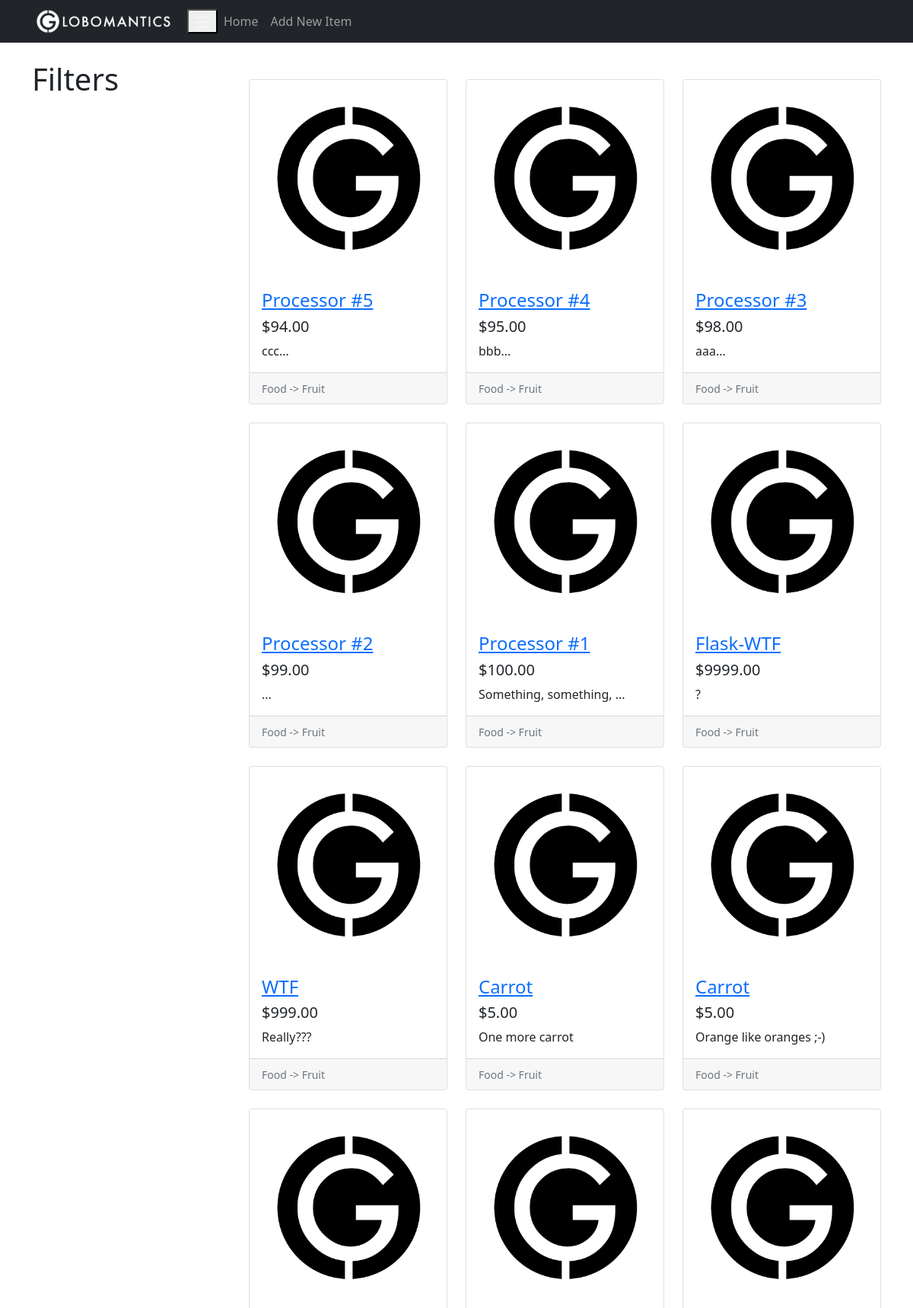
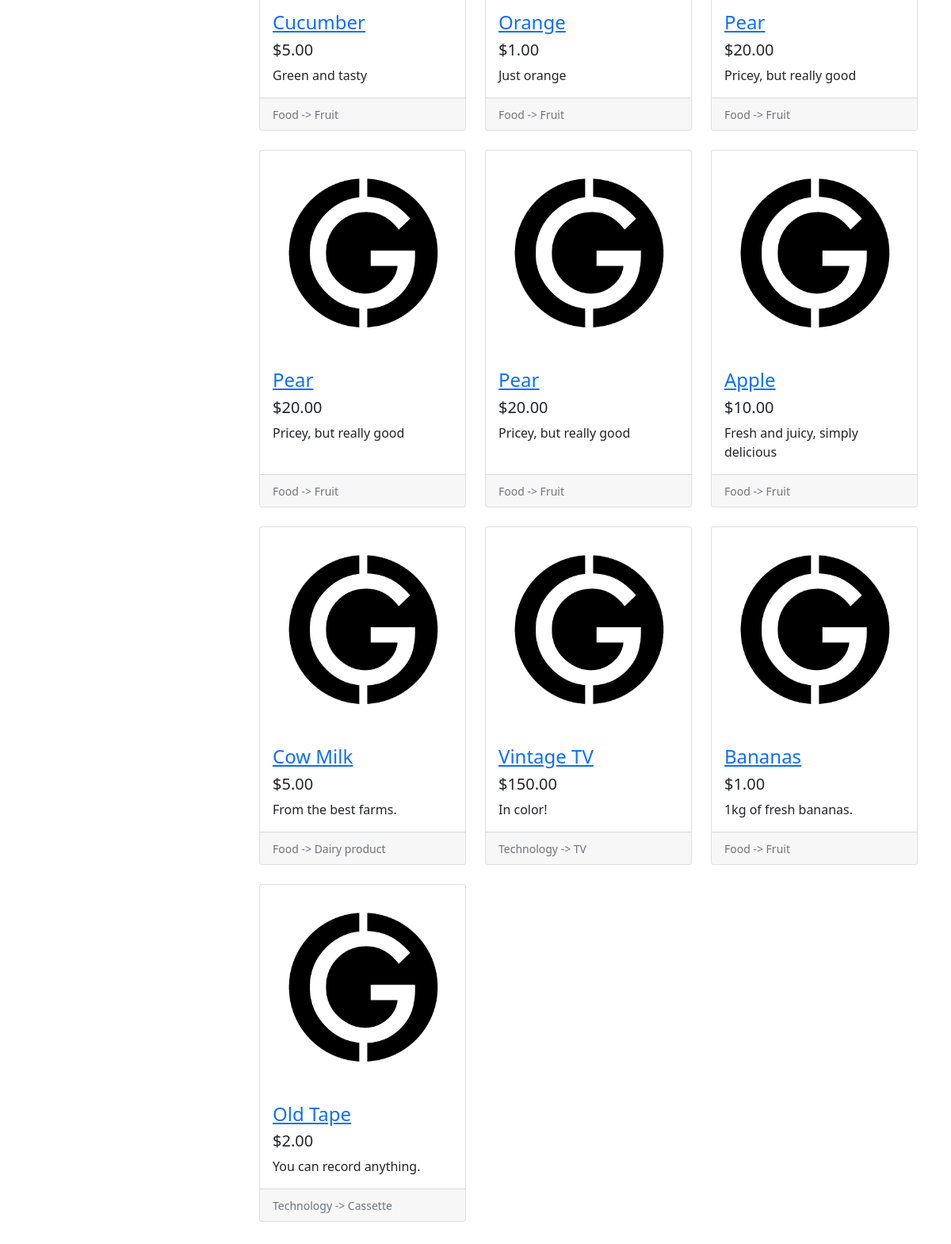
The page / on the database its author committed (2 pictures, top to bottom).
### tables this page shows
CREATE TABLE items(
                    id              INTEGER PRIMARY KEY AUTOINCREMENT,
                    title           TEXT,
                    description     TEXT,
                    price           REAL,
                    image           TEXT,
                    category_id     INTEGER,
                    subcategory_id  INTEGER,
                    FOREIGN KEY(category_id) REFERENCES categories(id),
                    FOREIGN KEY(subcategory_id) REFERENCES subcategories(id)
);

CREATE TABLE categories(
                    id              INTEGER PRIMARY KEY AUTOINCREMENT,
                    name            TEXT
);

CREATE TABLE subcategories(
                    id              INTEGER PRIMARY KEY AUTOINCREMENT,
                    name            TEXT,
                    category_id     INTEGER,
                    FOREIGN KEY(category_id) REFERENCES categories(id)
);

### app.py (the view)
@app.route("/")
def home():
    conn = get_db()
    c = conn.cursor()
    items_from_db = c.execute("""SELECT
        i.id, i.title, i.price, i.description, i.image, c.name, s.name
        FROM
        items AS i
        INNER JOIN categories AS c on i.category_id = c.id
        INNER JOIN subcategories AS s ON i.subcategory_id = s.id
        ORDER BY i.id DESC
	    """)
    items = []
    for row in items_from_db:
        item = {
            "id": row[0],
            "title": row[1],
            "price": row[2],
            "description": row[3],
            "image": row[4],
            "category": row[5],
            "subcategory": row[6]
        }
        items.append(item)
    return render_template('home.html', items=items)

### app.py (called while the page is built)
def get_db():
    db = getattr(g, "_database", None)
    if db is None:
        db = g._database = sqlite3.connect("db/globomantics.db")
    return db

@app.teardown_appcontext
def close_connection(exception):
    db = getattr(g, "_database", None)
    if db is not None:
        db.close()

### templates/home.html
{% extends "base.html" %}
{% set active_page = 'home' %}
{% block content %}
    <div class="row">
        <div class="col-lg-3">
            <div class="my-4">
                <h1>Filters</h1>
            </div>
        </div>
        <div class="col-lg-9">
            <div class="row my-5 card-wrapper">
                {% if items %}
                {%  for item in items %}
                    <div class="col-lg-4 col-md-6 mb-4">
                        <div class="card h-100">
                            <div class="embed-responsive embed-responsive-16by9">
                                <a href="#">
                                    <img class="card-img-top embed-responsive-item"
                                         src="{{ url_for('static', filename='images/placeholder.png') }}"
                                         alt="Image">
                                </a>
                            </div>
                            <div class="card-body">
                                <h4 class="card-title">
                                    <a href="#">{{ item.title }}</a>
                                </h4>
                                <h5>{{ "$%.2f" | format(item.price) }}</h5>
                                <p class="card-text">{{ item.description }}</p>
                            </div>
                            <div class="card-footer">
                                <small class="text-muted">
                                    {{ item.category }} -> {{ item.subcategory }}
                                </small>
                            </div>
                        </div>
                    </div>
                {% endfor %}
                {% else %}
                    <h1 class="offset-lg-3">No Items To Show!</h1>
                {% endif %}
            </div>
        </div>
    </div>
{% endblock %}

### templates/base.html (shortened to what this page needs)
<!doctype html>
<html lang="en">
<head>
    <link href="https://cdn.jsdelivr.net/npm/bootstrap@5.0.2/dist/css/bootstrap.min.css"
          rel="stylesheet">
    <link rel="stylesheet" type="text/css" href="{{ url_for('static', filename='css/style.css') }}">
</head>
<body>
    <nav class="navbar navbar-expand-lg navbar-dark bg-dark fixed-top">
        <div class="container">
            <a href="{{ url_for('home') }}" class="navbar-brand">
                <img src="{{ url_for('static', filename='images/logo.png') }}" alt="Logo" height="40px">
            </a>
            <button class="navbar-toggle" type="button"
                    data-toggle="collapse" data-target="#navbarResponsive"
                    aria-controls="navbarResponsive" aria-expanded="false"
                    aria-label="Toggle navigation">
                <span class="navbar-toggler-icon"></span>
            </button>
            <div class="collapse navbar-collapse" id="navbarResponsive">
                <ul class="navbar-nav ml-auto">
                    <li class="nav-item {{ 'active' if active_page == 'home' else '' }}">
                        <a href="{{ url_for('home') }}" class="nav-link">Home</a>
                    </li>
                    <li class="nav-item {{ 'active' if active_page == 'new_item' else '' }}">
                        <a href="{{ url_for('new_item') }}" class="nav-link">Add New Item</a>
                    </li>
                </ul>
            </div>
 	    </div>
    </nav>
    <div class="container">
        {% block content %}{% endblock %}
    </div>
</body>
</html>

### static/css/style.css (style rules this page uses)
body { padding-top: 56px; }
.navbar-brand { padding-top: 0; padding-bottom: 0; }
.card-img-top { object-fit: cover; }

### rows shown on the page
items: title "Processor #5", price "$94.00", description "ccc...", category "Food", subcategory "Fruit"
items: title "Processor #4", price "$95.00", description "bbb...", category "Food", subcategory "Fruit"
items: title "Processor #3", price "$98.00", description "aaa...", category "Food", subcategory "Fruit"
items: title "Processor #2", price "$99.00", description "...", category "Food", subcategory "Fruit"
items: title "Processor #1", price "$100.00", description "Something, something, ...", category "Food", subcategory "Fruit"
items: title "Flask-WTF", price "$9999.00", description "?", category "Food", subcategory "Fruit"
items: title "WTF", price "$999.00", description "Really???", category "Food", subcategory "Fruit"
items: title "Carrot", price "$5.00", description "One more carrot", category "Food", subcategory "Fruit"
items: title "Carrot", price "$5.00", description "Orange like oranges ;-)", category "Food", subcategory "Fruit"
items: title "Cucumber", price "$5.00", description "Green and tasty", category "Food", subcategory "Fruit"
items: title "Orange", price "$1.00", description "Just orange", category "Food", subcategory "Fruit"
items: title "Pear", price "$20.00", description "Pricey, but really good", category "Food", subcategory "Fruit"
items: title "Pear", price "$20.00", description "Pricey, but really good", category "Food", subcategory "Fruit"
items: title "Pear", price "$20.00", description "Pricey, but really good", category "Food", subcategory "Fruit"
items: title "Apple", price "$10.00", description "Fresh and juicy, simply delicious", category "Food", subcategory "Fruit"
items: title "Cow Milk", price "$5.00", description "From the best farms.", category "Food", subcategory "Dairy product"
items: title "Vintage TV", price "$150.00", description "In color!", category "Technology", subcategory "TV"
items: title "Bananas", price "$1.00", description "1kg of fresh bananas.", category "Food", subcategory "Fruit"
items: title "Old Tape", price "$2.00", description "You can record anything.", category "Technology", subcategory "Cassette"
